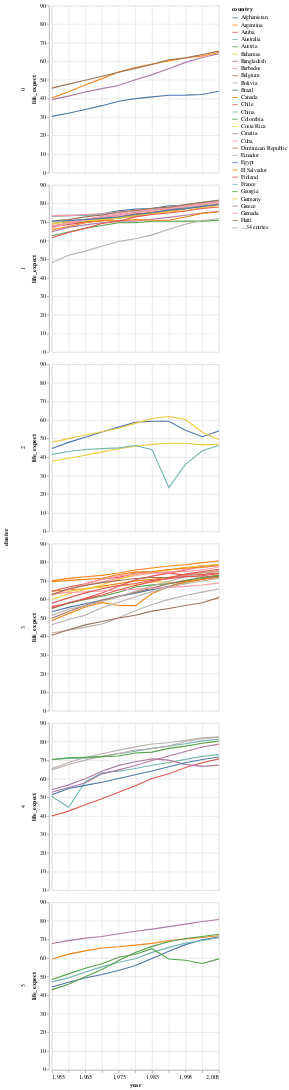

The notebook cell this image was saved under:
### Markdown cell above
Julia offer a lot of different ways to deal with tabular datasets (i.e., rows and columns ones), as well as a lot of different ways of plotting them.  
During the rest of the course we will understand better how Julia works and what the possibilities are.

### Code cell
gapminder |>
  @vlplot(:line, x = :year, y = :life_expect, color = :country, row = "cluster:o")

### Figure 1 — Vega-Lite specification as saved in the notebook (floating-point values rounded to 4 significant figures; data arrays with more than 128 entries replaced by an {"elided": "..."} marker saying what was removed)
{"data": {"values": {"elided": "693 records"}}, "encoding": {"color": {"field": "country", "type": "nominal"}, "row": {"field": "cluster", "type": "ordinal"}, "x": {"field": "year", "type": "quantitative"}, "y": {"field": "life_expect", "type": "quantitative"}}, "mark": "line"}
